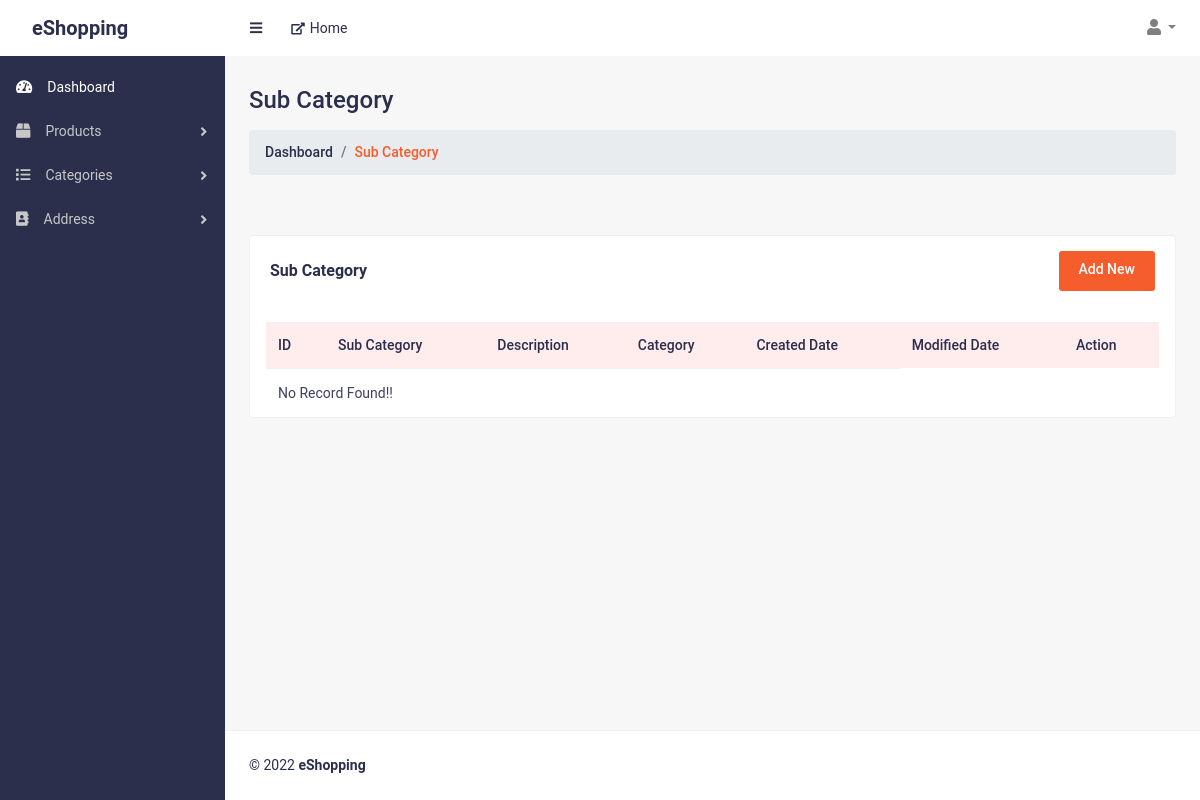
Before: /sub_category.php (signed in) with the older database file.
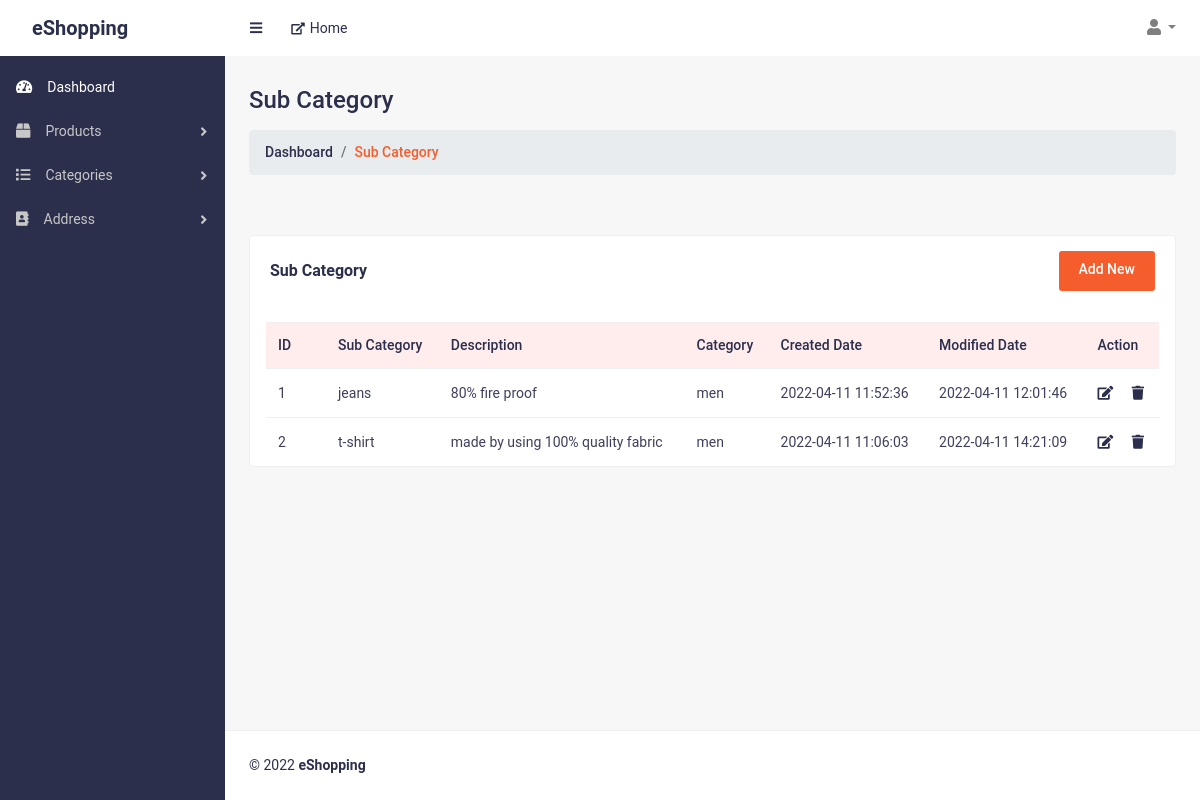
After: the same page with the newer database file.
### tables this page shows
CREATE TABLE `subcategory` (
  `id` int(11) NOT NULL,
  `categoryId` int(11) NOT NULL,
  `subCatName` varchar(50) NOT NULL,
  `subCatDesc` varchar(150) NOT NULL,
  `modifiedDate` datetime DEFAULT NULL,
  `createdDate` datetime DEFAULT NULL,
  `status` tinyint(2) NOT NULL DEFAULT 0
);

CREATE TABLE `category` (
  `id` int(11) NOT NULL,
  `catName` varchar(50) NOT NULL,
  `catDesc` varchar(150) NOT NULL,
  `modifiedDate` datetime DEFAULT NULL,
  `createdDate` datetime DEFAULT NULL,
  `status` tinyint(2) NOT NULL DEFAULT 0
);

### handler/dbHandler.php (called while the page is built, shortened)
<?php
    class DBConnection{
        private $hostname = "localhost";
        private $username = "root";
        private $password = "";
        private $database = "eshopping";
        private $conn;
        function __construct(){
            $this->conn = new mysqli($this->hostname, $this->username, $this->password, $this->database);
        }
        function getConnection(){
            return $this->conn;
        }
    }

### handler/categoryHandler.php (called while the page is built, shortened)
<?php
require_once("dbHandler.php");
class CategoryHandler extends DBConnection
{
    function getSubCategory(){
        $sql = "SELECT subcategory.*, category.catName FROM subcategory JOIN category ON category.id=subcategory.categoryId WHERE category.status=0 AND subcategory.status=0 ORDER BY subcategory.id DESC";
        $result = $this->getConnection()->query($sql);
        $records = [];
        if ($result->num_rows > 0) {
            while ($row = $result->fetch_assoc()) {
                array_push($records, $row);
            }
        } else {
            $records = [];
        }
        return $records;
    }
}

### sub_category.php (the view, shortened to what the changed rows need)
<?php
require("./handler/categoryHandler.php");
$obj = new CategoryHandler();
$categories = $obj->getSubCategory();
?>
<!DOCTYPE html>
<html lang="en">
<head>
    <link href="css/styles.css" rel="stylesheet">
    <link href="css/admin-style.css" rel="stylesheet">
    <link href="vendor/bootstrap/css/bootstrap.min.css" rel="stylesheet">
    <link href="vendor/fontawesome-free/css/all.min.css" rel="stylesheet">
</head>
<body class="sb-nav-fixed">
    <div id="layoutSidenav">
        <div id="layoutSidenav_content">
            <main>
                <div class="container-fluid">
                    <h2 class="mt-30 page-title">Sub Category</h2>
                    <div class="row justify-content-between">
                        <div class="col-lg-12 col-md-12">
                            <div class="card card-static-2 mt-30 mb-30">
                                <div class="card-body-table px-3">
                                    <div class="table-responsive">
                                        <table class="table ucp-table table-hover">
                                            <thead>
                                                <tr>
                                                    <th style="width:60px">ID</th>
                                                    <th>Sub Category</th>
                                                    <th>Description</th>
                                                    <th>Category</th>
                                                    <th>Created Date</th>
                                                    <th>Modified Date</th>
                                                    <th>Action</th>
                                                </tr>
                                            </thead>
                                            <tbody>
                                                <?php
                                                if (count($categories) > 0) {
                                                    $srno = 1;
                                                    foreach ($categories as $cat) {
                                                ?>
                                                        <tr>
                                                            <td><?= $srno++ ?></td>
                                                            <td><?= $cat["subCatName"] ?></td>
                                                            <td><?= $cat["subCatDesc"] ?></td>
                                                            <td><?= $cat["catName"] ?></td>
                                                            <td><?= $cat["createdDate"] ?></td>
                                                            <td><?= $cat["modifiedDate"] ?></td>
                                                            <td class="action-btns">
                                                                <a href="add_sub_category.php?edit=<?= $cat["id"] ?>" style="cursor: pointer;" class="edit-btn"><i class="fas fa-edit"></i></a>&nbsp;
                                                                <a href="./handler/requestHandler.php?dSubCategory=<?= $cat["id"] ?>" style="cursor: pointer;" class="edit-btn deleteRow"><i class="fas fa-trash"></i></a>
                                                            </td>
                                                        </tr>
                                                <?php
                                                    }
                                                } else {
                                                    echo "<tr><td colspan=5>No Record Found!!</td></tr>";
                                                }
                                                ?>
                                            </tbody>
                                        </table>
                                    </div>
                                </div>
                            </div>
                        </div>
                    </div>
                </div>
            </main>
        </div>
    </div>
</body>
</html>

Changed rows visible on the page:
added subcategory: subCatName "jeans", subCatDesc "80% fire proof", categoryId.catName "men", createdDate "2022-04-11 11:52:36", modifiedDate "2022-04-11 12:01:46"
added subcategory: subCatName "t-shirt", subCatDesc "made by using 100% quality fabric", categoryId.catName "men", createdDate "2022-04-11 11:06:03", modifiedDate "2022-04-11 14:21:09"
Other visible differences:
text no longer shown: "No Record Found!!"
